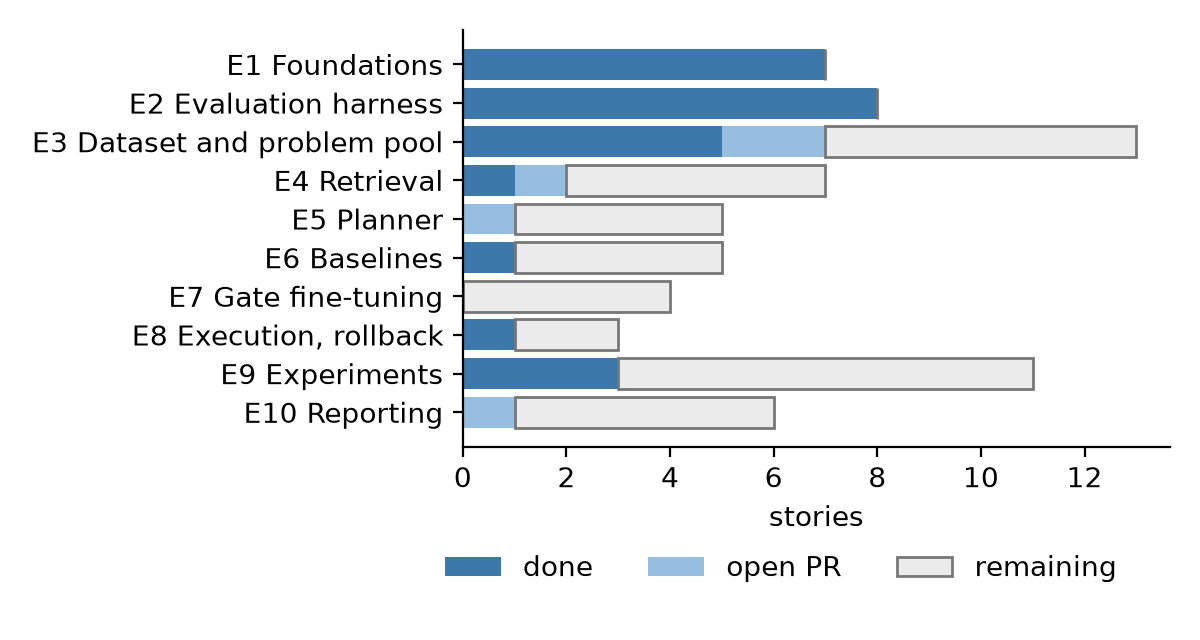

Recreate this plot in Python.
"""Stories per epic by state at the end of 2026-10-30. Run: uv run --with matplotlib python progress.py"""

import matplotlib

matplotlib.use("Agg")
import matplotlib.pyplot as plt

EPICS = [
    ("E1 Foundations", 7, 0, 0),
    ("E2 Evaluation harness", 8, 0, 0),
    ("E3 Dataset and problem pool", 5, 2, 6),
    ("E4 Retrieval", 1, 1, 5),
    ("E5 Planner", 0, 1, 4),
    ("E6 Baselines", 1, 0, 4),
    ("E7 Gate fine-tuning", 0, 0, 4),
    ("E8 Execution, rollback", 1, 0, 2),
    ("E9 Experiments", 3, 0, 8),
    ("E10 Reporting", 0, 1, 5),
]

fig, ax = plt.subplots(figsize=(6, 3.2))
names = [e[0] for e in EPICS][::-1]
done = [e[1] for e in EPICS][::-1]
pr = [e[2] for e in EPICS][::-1]
rest = [e[3] for e in EPICS][::-1]
ax.barh(names, done, color="#3c78aa", label="done")
ax.barh(names, pr, left=done, color="#96bee1", label="open PR")
ax.barh(names, rest, left=[d + p for d, p in zip(done, pr)], color="#ebebeb", edgecolor="#777777", label="remaining")
ax.set_xlabel("stories")
ax.legend(loc="upper center", bbox_to_anchor=(0.45, -0.2), ncol=3, frameon=False)
for spine in ("top", "right"):
    ax.spines[spine].set_visible(False)
fig.tight_layout()
fig.savefig("progress.png", dpi=200)
